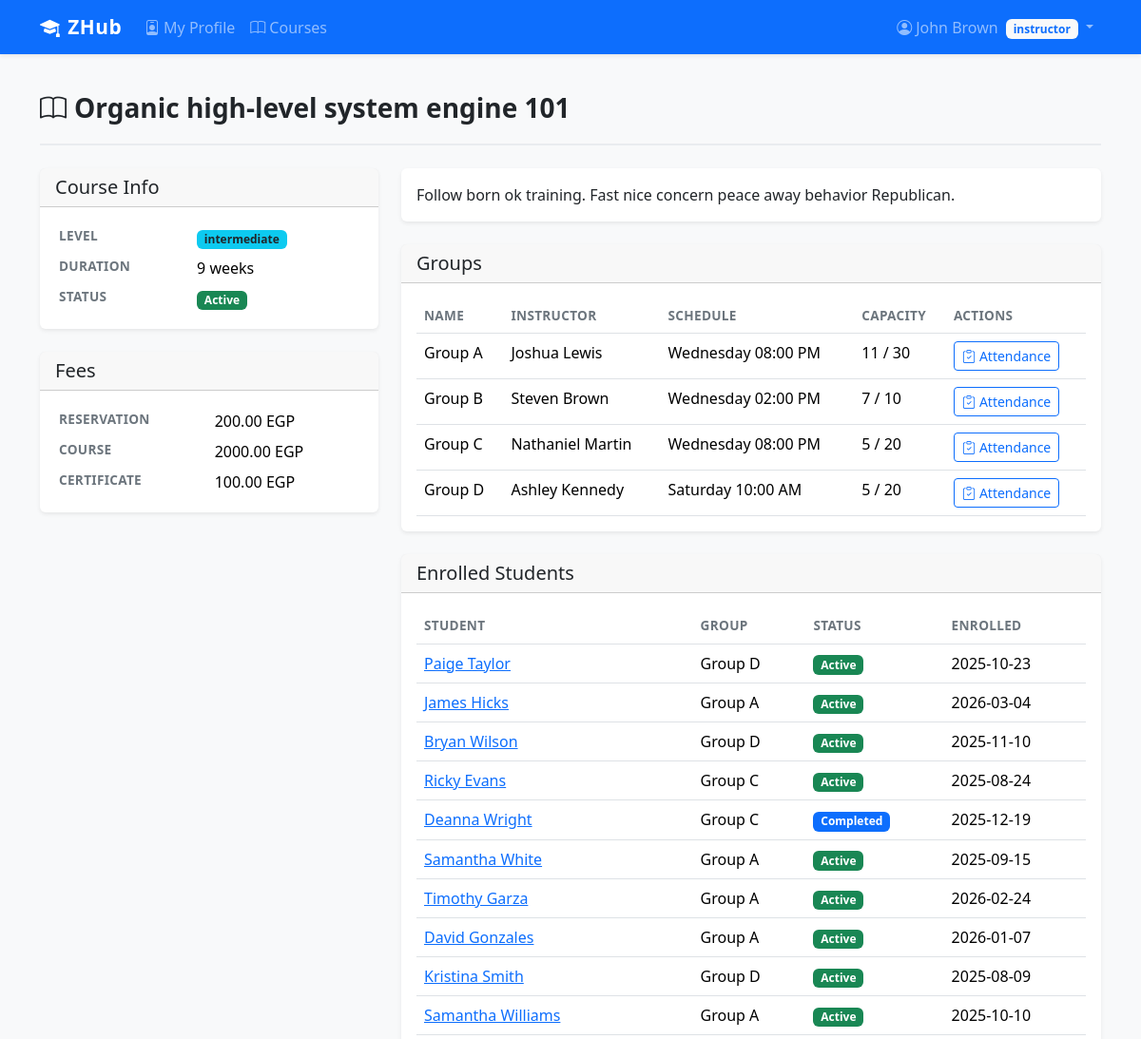
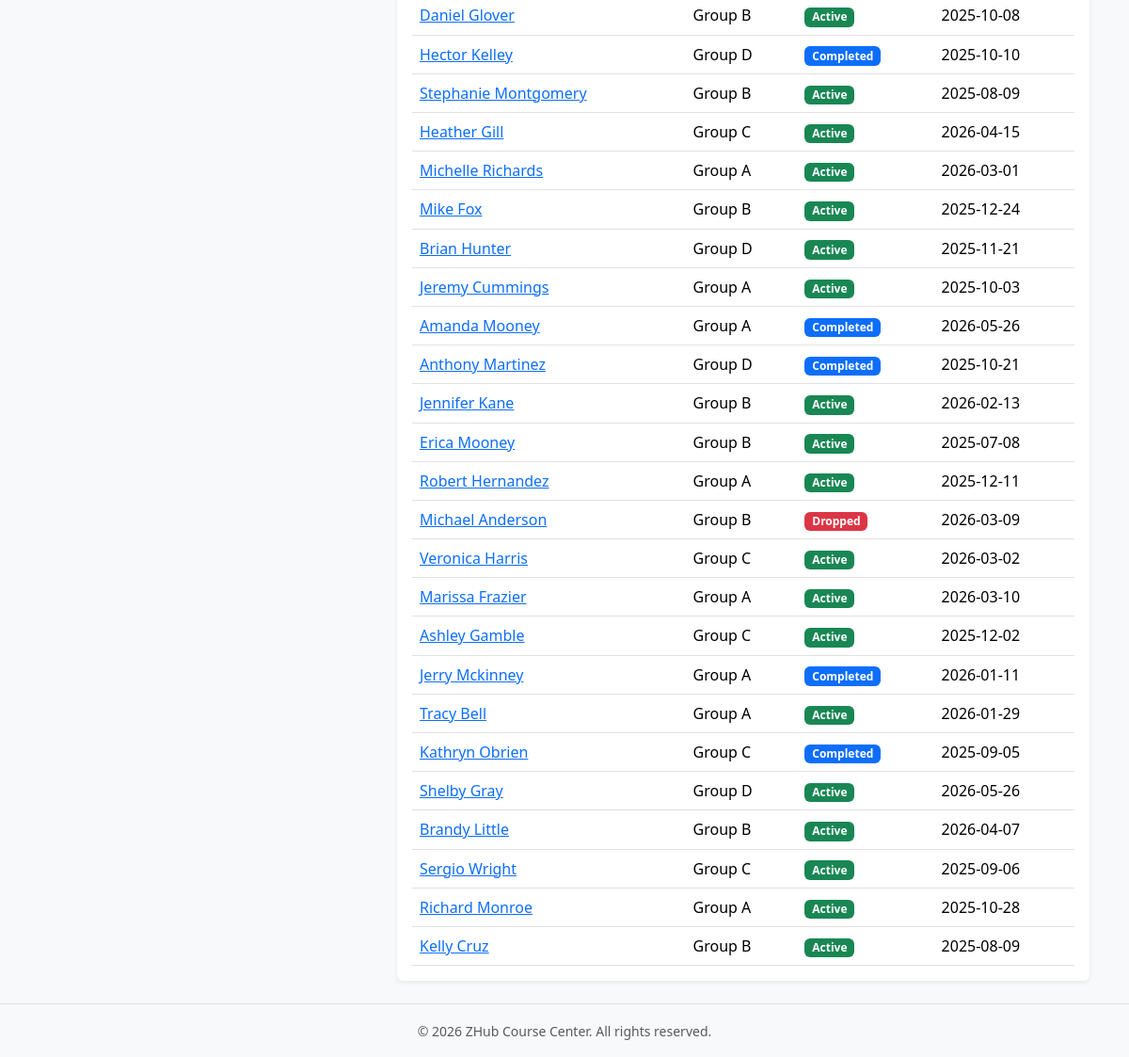
The page /courses/9 (signed in) on the database as committed earlier (2 pictures, top to bottom).
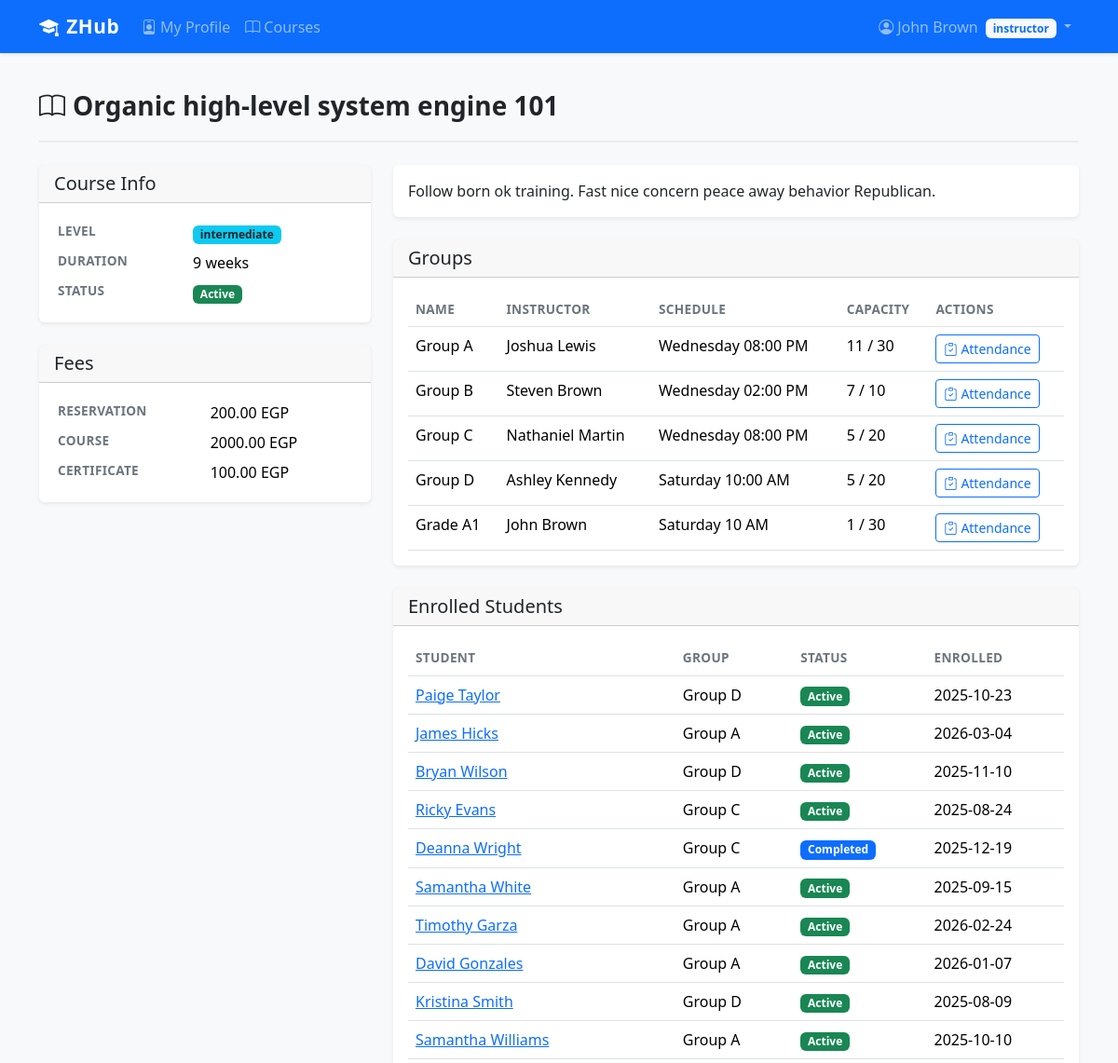
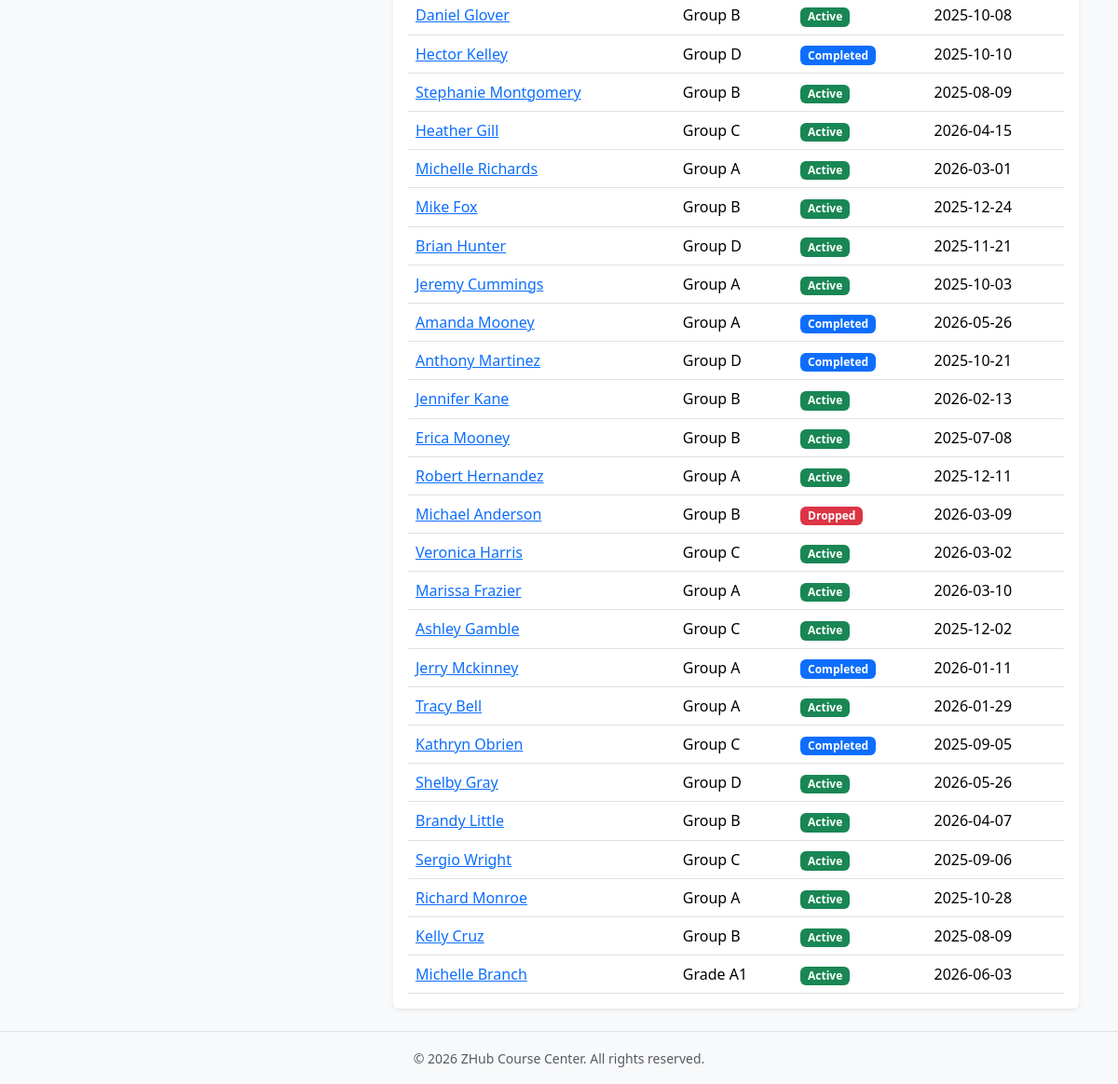
The same page on the database as committed later (2 pictures, top to bottom).
### website/models.py (models this page shows, shortened)
class User(UserMixin, db.Model):
    __tablename__ = 'users'
    id = db.Column(db.Integer, primary_key=True)
    email = db.Column(db.String(150), unique=True, nullable=False, index=True)
    password_hash = db.Column(db.String(256), nullable=False)
    role = db.Column(db.String(20), nullable=False, default='student')  # admin / instructor / student
    first_name = db.Column(db.String(100), nullable=False)
    last_name = db.Column(db.String(100), nullable=False)
    phone = db.Column(db.String(20))
    is_active = db.Column(db.Boolean, default=True)
    created_at = db.Column(db.DateTime, default=lambda: datetime.now(timezone.utc))
    student = db.relationship('Student', backref='user', uselist=False, cascade='all, delete-orphan')
    instructor = db.relationship('Instructor', backref='user', uselist=False, cascade='all, delete-orphan')
    @property
    def full_name(self):
        return f'{self.first_name} {self.last_name}'

class Course(db.Model):
    __tablename__ = 'courses'
    id = db.Column(db.Integer, primary_key=True)
    name = db.Column(db.String(200), nullable=False)
    description = db.Column(db.Text)
    level = db.Column(db.String(50))  # beginner / intermediate / advanced
    duration_weeks = db.Column(db.Integer)
    reservation_fee = db.Column(db.Float, default=0.0)
    course_fee = db.Column(db.Float, default=0.0)
    certificate_fee = db.Column(db.Float, default=0.0)
    is_active = db.Column(db.Boolean, default=True)
    created_at = db.Column(db.DateTime, default=lambda: datetime.now(timezone.utc))
    start_date = db.Column(db.Date, nullable=True)
    end_date = db.Column(db.Date, nullable=True)
    total_hours = db.Column(db.Float, nullable=True)
    num_sessions = db.Column(db.Integer, nullable=True)
    groups = db.relationship('Group', backref='course', lazy='dynamic', cascade='all, delete-orphan')
    enrollments = db.relationship('Enrollment', backref='course', lazy='dynamic', cascade='all, delete-orphan')
    ratings = db.relationship('CourseRating', backref='course', lazy='dynamic', cascade='all, delete-orphan')
    schedules = db.relationship('CourseSchedule', backref='course', lazy='dynamic', cascade='all, delete-orphan')

class Group(db.Model):
    __tablename__ = 'groups'
    id = db.Column(db.Integer, primary_key=True)
    course_id = db.Column(db.Integer, db.ForeignKey('courses.id'), nullable=False)
    instructor_id = db.Column(db.Integer, db.ForeignKey('instructors.id'), nullable=True)
    name = db.Column(db.String(100), nullable=False)
    schedule_day = db.Column(db.String(20))   # e.g. "Saturday"
    schedule_time = db.Column(db.String(20))  # e.g. "10:00 AM"
    max_capacity = db.Column(db.Integer, default=30)
    is_active = db.Column(db.Boolean, default=True)
    enrollments = db.relationship('Enrollment', backref='group', lazy='dynamic')
    attendance_records = db.relationship('Attendance', backref='group', lazy='dynamic')
    @property
    def current_count(self):
        return self.enrollments.filter_by(status='active').count()

class Enrollment(db.Model):
    __tablename__ = 'enrollments'
    id = db.Column(db.Integer, primary_key=True)
    student_id = db.Column(db.Integer, db.ForeignKey('students.id'), nullable=False)
    course_id = db.Column(db.Integer, db.ForeignKey('courses.id'), nullable=False)
    group_id = db.Column(db.Integer, db.ForeignKey('groups.id'), nullable=False)
    enrolled_at = db.Column(db.DateTime, default=lambda: datetime.now(timezone.utc))
    status = db.Column(db.String(20), default='active')  # active / completed / dropped
    attendance_records = db.relationship('Attendance', backref='enrollment', lazy='dynamic', cascade='all, delete-orphan')
    performance = db.relationship('StudentPerformance', backref='enrollment', uselist=False, cascade='all, delete-orphan')
    __table_args__ = (
        db.UniqueConstraint('student_id', 'course_id', name='uq_student_course'),
    )

### website/courses/routes.py (the view)
@courses_bp.route('/<int:course_id>')
@role_required('admin', 'instructor', 'student')
def detail(course_id):
    course = Course.query.get_or_404(course_id)
    groups = course.groups.filter_by(is_active=True).all()
    return render_template('courses/detail.html', course=course, groups=groups)

### website/utils.py (called while the page is built)
def role_required(*roles):
    def decorator(f):
        @wraps(f)
        @login_required
        def decorated_function(*args, **kwargs):
            if current_user.role not in roles:
                abort(403)
            return f(*args, **kwargs)
        return decorated_function
    return decorator

### website/templates/courses/detail.html (shortened to what this page needs)
{% extends "base.html" %}
{% block content %}
<div class="page-header d-flex justify-content-between align-items-center">
    <h1><i class="bi bi-book me-2"></i>{{ course.name }}</h1>
</div>
<div class="row">
    <div class="col-md-4">
        <div class="card mb-4">
            <div class="card-header"><h5 class="mb-0">Course Info</h5></div>
            <div class="card-body">
                <table class="table table-borderless table-sm mb-0">
                    <tr><th>Level</th><td><span class="badge bg-info text-dark">{{ course.level or 'N/A' }}</span></td></tr>
                    <tr><th>Duration</th><td>{{ course.duration_weeks or '—' }} weeks</td></tr>
                    <tr><th>Status</th><td><span class="badge bg-{{ 'success' if course.is_active else 'secondary' }}">{{ 'Active' if course.is_active else 'Inactive' }}</span></td></tr>
                </table>
            </div>
        </div>
        <div class="card mb-4">
            <div class="card-header"><h5 class="mb-0">Fees</h5></div>
            <div class="card-body">
                <table class="table table-borderless table-sm mb-0">
                    <tr><th>Reservation</th><td>{{ "%.2f"|format(course.reservation_fee) }} EGP</td></tr>
                    <tr><th>Course</th><td>{{ "%.2f"|format(course.course_fee) }} EGP</td></tr>
                    <tr><th>Certificate</th><td>{{ "%.2f"|format(course.certificate_fee) }} EGP</td></tr>
                </table>
            </div>
        </div>
    </div>
    <div class="col-md-8">
        {% if course.description %}
        <div class="card mb-4">
            <div class="card-body">
                <p class="mb-0">{{ course.description }}</p>
            </div>
        </div>
        {% endif %}
        {% set schedule_list = course.schedules.all() %}
        <div class="card mb-4">
            <div class="card-header"><h5 class="mb-0">Groups</h5></div>
            <div class="card-body">
                {% if groups %}
                <div class="table-responsive">
                    <table class="table table-hover mb-0">
                        <thead><tr><th>Name</th><th>Instructor</th><th>Schedule</th><th>Capacity</th><th>Actions</th></tr></thead>
                        <tbody>
                        {% for g in groups %}
                        <tr>
                            <td>{{ g.name }}</td>
                            <td>{{ g.instructor.user.full_name if g.instructor else '—' }}</td>
                            <td>{{ g.schedule_day }} {{ g.schedule_time }}</td>
                            <td>{{ g.current_count }} / {{ g.max_capacity }}</td>
                            <td>
                                {% if current_user.role in ['admin', 'instructor'] %}
                                <a href="{{ url_for('attendance.group_sheet', group_id=g.id) }}" class="btn btn-sm btn-outline-primary"><i class="bi bi-clipboard-check me-1"></i>Attendance</a>
                                {% endif %}
                            </td>
                        </tr>
                        {% endfor %}
                        </tbody>
                    </table>
                </div>
                {% else %}
                <div class="empty-state">
                    <i class="bi bi-collection"></i>
                    <p>No groups yet.</p>
                </div>
                {% endif %}
            </div>
        </div>
        <div class="card">
            <div class="card-header"><h5 class="mb-0">Enrolled Students</h5></div>
            <div class="card-body">
                {% set enrollments = course.enrollments.all() %}
                {% if enrollments %}
                <div class="table-responsive">
                    <table class="table table-hover mb-0">
                        <thead><tr><th>Student</th><th>Group</th><th>Status</th><th>Enrolled</th></tr></thead>
                        <tbody>
                        {% for e in enrollments %}
                        <tr>
                            <td>
                                {% if current_user.role in ['admin', 'instructor'] %}
                                <a href="{{ url_for('students.detail', student_id=e.student.id) }}">{{ e.student.user.full_name }}</a>
                                {% else %}
                                {{ e.student.user.full_name }}
                                {% endif %}
                            </td>
                            <td>{{ e.group.name }}</td>
                            <td><span class="badge badge-{{ e.status }}">{{ e.status|capitalize }}</span></td>
                            <td>{{ e.enrolled_at.strftime('%Y-%m-%d') }}</td>
                        </tr>
                        {% endfor %}
                        </tbody>
                    </table>
                </div>
                {% else %}
                <p class="text-muted mb-0">No students enrolled yet.</p>
                {% endif %}
            </div>
        </div>
    </div>
</div>
{% endblock %}

### website/templates/base.html (shortened to what this page needs)
<!DOCTYPE html>
<html lang="en">
<head>
    <link href="https://cdn.jsdelivr.net/npm/bootstrap@5.3.3/dist/css/bootstrap.min.css" rel="stylesheet">
    <link href="https://cdn.jsdelivr.net/npm/bootstrap-icons@1.11.3/font/bootstrap-icons.min.css" rel="stylesheet">
    <link href="{{ url_for('static', filename='css/style.css') }}" rel="stylesheet">
</head>
<body>
    <nav class="navbar navbar-expand-lg navbar-dark bg-primary shadow-sm">
        <div class="container">
            <a class="navbar-brand fw-bold" href="{{ url_for('auth.home') }}">
                <i class="bi bi-mortarboard-fill me-2"></i>ZHub
            </a>
            <div class="collapse navbar-collapse" id="mainNav">
                {% if current_user.is_authenticated %}
                <ul class="navbar-nav me-auto">
                    {% if current_user.role == 'instructor' %}
                    <li class="nav-item">
                        <a class="nav-link" href="{{ url_for('instructors.profile') }}">
                            <i class="bi bi-person-badge me-1"></i>My Profile
                        </a>
                    </li>
                    <li class="nav-item">
                        <a class="nav-link" href="{{ url_for('courses.list_courses') }}">
                            <i class="bi bi-book me-1"></i>Courses
                        </a>
                    </li>
                    {% endif %}
                </ul>
                <ul class="navbar-nav">
                    <li class="nav-item dropdown">
                        <a class="nav-link dropdown-toggle" href="#" data-bs-toggle="dropdown">
                            <i class="bi bi-person-circle me-1"></i>{{ current_user.full_name }}
                            <span class="badge bg-light text-primary ms-1">{{ current_user.role }}</span>
                        </a>
                    </li>
                </ul>
                {% endif %}
            </div>
        </div>
    </nav>
    <main class="container py-4">
        {% block content %}{% endblock %}
    </main>
    <footer class="bg-light text-center text-muted py-3 mt-auto border-top">
        <div class="container">
            <small>&copy; 2026 ZHub Course Center. All rights reserved.</small>
        </div>
    </footer>
</body>
</html>

### website/static/css/style.css (style rules this page uses)
body { min-height: 100vh; display: flex; flex-direction: column; background-color: #f8f9fa; }
main { flex: 1; }
.navbar-brand { font-size: 1.3rem; letter-spacing: 0.5px; }
.card { border: none; box-shadow: 0 0.125rem 0.25rem rgba(0, 0, 0, 0.075); transition: box-shadow 0.2s ease; }
.table th { font-weight: 600; font-size: 0.85rem; text-transform: uppercase; letter-spacing: 0.3px; color: #6c757d; }
.badge-active { background-color: #198754; }
.badge-completed { background-color: #0d6efd; }
.badge-dropped { background-color: #dc3545; }
.page-header { margin-bottom: 1.5rem; padding-bottom: 0.75rem; border-bottom: 2px solid #e9ecef; }
.page-header h1 { font-size: 1.75rem; font-weight: 700; color: #212529; }

Rows that differ between the two databases and show on the page:
added Group: name "Grade A1", instructor.user "John Brown", schedule_day "Saturday", schedule_time "10 AM", current_count "1", max_capacity "30"
added Enrollment: student.user.full_name "Michelle Branch", group.name "Grade A1", status "Active", enrolled_at "2026-06-03"
